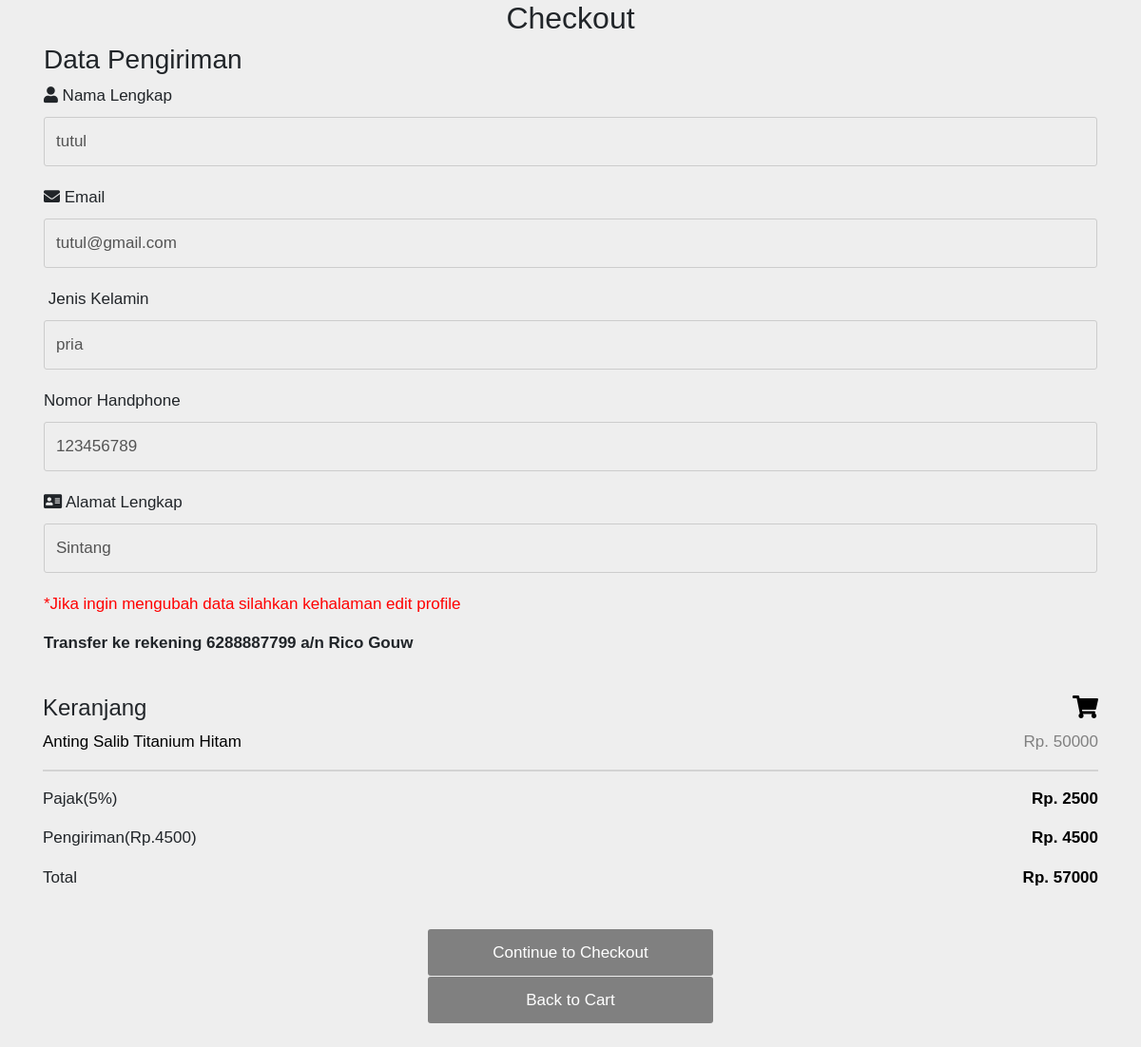
Screenshot of /DashboardUAS/Checkout/checkout.php (signed in) with the database file from the repository.
### tables this page shows
CREATE TABLE `tblpelanggan` (
  `Nama_Plngn` varchar(250) NOT NULL,
  `Email_Plngn` varchar(250) NOT NULL,
  `Password_Plngn` varchar(200) NOT NULL,
  `JK_Plngn` varchar(100) NOT NULL,
  `TL_Plngn` date NOT NULL,
  `NoTlpn_Plngn` int(100) NOT NULL,
  `Alamat_Plngn` varchar(1000) NOT NULL
);

CREATE TABLE `tblcart` (
  `Email_Plngn` varchar(255) NOT NULL,
  `Id_Brng` int(8) NOT NULL,
  `Pajak` int(4) NOT NULL,
  `Quantity` int(4) NOT NULL,
  `Subtotal` int(100) NOT NULL
);

CREATE TABLE `tblbarang` (
  `Id_Brng` int(8) NOT NULL,
  `Nama_Brng` varchar(250) NOT NULL,
  `Stock_Brng` int(255) NOT NULL,
  `Harga_Brng` int(100) NOT NULL,
  `Foto_Brng` varchar(50) NOT NULL,
  `Deskripsi_Brng` varchar(1000) NOT NULL
);

### DashboardUAS/db_connect.php (called while the page is built, shortened)
<?php
class database
{
	var $host = "localhost: 3307";
	var $username = "root";
	var $password = "";
	var $database = "uas";
	var $koneksi;
	function __construct()
	{
		$this->koneksi = mysqli_connect($this->host, $this->username, $this->password, $this->database);
	}
	function tampilcart($Email_Plngn)
	{
		$tampilcart = mysqli_query($this->koneksi, "select tblcart.Pajak,tblcart.Id_Brng, tblcart.Quantity, tblcart.Subtotal, tblbarang.Nama_Brng, tblbarang.Harga_Brng, tblbarang.Foto_Brng, tblbarang.Deskripsi_Brng from tblcart INNER JOIN tblbarang on tblcart.Id_Brng = tblbarang.Id_Brng WHERE Email_Plngn='$Email_Plngn'");
		return $tampilcart;
	}
	function cekuser($Email)
	{
		$cek = mysqli_query($this->koneksi, "select * from tblpelanggan WHERE Email_Plngn='$Email'");
		return $cek;
	}
}
?>

### DashboardUAS/Checkout/checkout.php (the view, shortened to what this page needs)
<?php
include_once('../db_connect.php');
if(isset($_SESSION['Email_Plngn'])){
  $database = new database();
  $database->__construct();
  $Email  = $_SESSION['Email_Plngn'];
  $select = $database->cekuser($Email);
  if(mysqli_num_rows($select) == 0){
    echo '<div class="alert alert-warning">Email tidak ada dalam database.</div>';
    exit();
  }else{
    $data = mysqli_fetch_assoc($select);
  }
}
?>
<!DOCTYPE html>
<html>
<head>
    <link rel="stylesheet" href="https://maxcdn.bootstrapcdn.com/bootstrap/4.0.0/css/bootstrap.min.css">
    <link rel="stylesheet" type="text/css" href="https://cdnjs.cloudflare.com/ajax/libs/font-awesome/5.15.2/css/all.min.css">
	<link rel="stylesheet" href="setting1.css">
</head>
<body>
<h2 style="text-align: center;">Checkout</h2>
<form method="post" action="">
<div class="row">
  <div class="col-75">
    <div class="container">
        <div class="row">
          <div class="col-50">
            <h3>Data Pengiriman</h3>
            <label for="fname"><i class="fa fa-user"></i> Nama Lengkap</label>
            <input type = "text" class = "input_box" disabled="" id = "Nama_Pengguna" name = "Nama_Plngn" value="<?php echo "$data[Nama_Plngn]"; ?>">
            <label for="email"><i class="fa fa-envelope"></i> Email</label>
            <input type = "text" class = "input_box" disabled id = "Email_Pengguna" name = "Email_Plngn" value="<?php echo "$data[Email_Plngn]"; ?>" >
            <label for="city"><i class="fa fa-institution"></i> Jenis Kelamin</label>
            <input type = "text" class = "input_box" disabled="" id = "Jenis_Kelamin" name = "JK_Plngn" value="<?php echo "$data[JK_Plngn]"; ?>">
            <label for="state">Nomor Handphone</label>
            <input type = "text" class = "input_box" disabled="" id = "Nomor_Telepon" name = "NoTlpn_Plngn" value="<?php echo "$data[NoTlpn_Plngn]"; ?>">
            <label for="adr"><i class="fa fa-address-card"></i> Alamat Lengkap</label>
            <input type = "text" class = "input_box" disabled="" id = "Alamat" name = "Alamat_Plngn" value="<?php echo "$data[Alamat_Plngn]"; ?>">
            <p><span style="color: red;">*Jika ingin mengubah data silahkan kehalaman edit profile</span></p>  <p><b>Transfer ke rekening 6288887799 a/n Rico Gouw</b></p><br>
          </div>
		    </div>
    </div>
  </div>
  <div class="col-12">
    <div class="container">
      <h4>Keranjang <span class="price" style="color:black"><i class="fa fa-shopping-cart"></i></span></h4>
      <?php
        include_once('../db_connect.php');
        $database = new database();
        $database->__construct();
        $Email_Plngn = $_SESSION['Email_Plngn'];
        $sql = $database->tampilcart($Email_Plngn);
        while($data = mysqli_fetch_array($sql)){
      ?>
      <p><a href="../Cart/cart1.php"><?php echo $data["Nama_Brng"]; ?></a> <span class="price text-black">Rp. <?php echo $data["Subtotal"]; ?></span></p>
      <?php
        $a = $a + $data["Subtotal"];
          }
          ?>
      <hr>
      <p>Pajak(5%) <span class="price" style="color:black"><b>Rp. <?php echo 0.05 * $a; ?></b></span>
      <p>Pengiriman(Rp.4500) <span class="price" style="color:black"><b>Rp. <?php echo '4500'; ?></b></span>
      <p>Total <span class="price" style="color:black"><b>Rp. <?php echo $a + (0.05 * $a) + 4500; ?></b></span></p>
    </div>
  </div>
</div>
<div class="center"><input type="submit" name="submitorder" onclick="myFunction()" class="btn" value="Continue to Checkout" ></div>
<div class="center" style="margin-top:-50px;"><a href="../Cart/cart1.php" class="btn btn-danger">Back to Cart</a></div>
</form>
</body>
</html>

### DashboardUAS/Checkout/setting1.css (style rules this page uses)
body { font-family: Arial; font-size: 17px; padding: 8px; }
* { box-sizing: border-box; }
.col-50 { -ms-flex: 50%; flex: 50%; }
.col-75 { -ms-flex: 75%; flex: 75%; }
.col-25, .col-50, .col-75 { padding: 0 16px; }
.btn { background-color: grey; color: white; padding: 12px; margin: 10px 0; border: none; width: 25%; border-radius: 3px; cursor: pointer; font-size: 17px; }
input[type=text] { width: 100%; margin-bottom: 20px; padding: 12px; border: 1px solid #ccc; border-radius: 3px; }
label { margin-bottom: 10px; display: block; }
a { color: #2196F3; }
hr { border: 1px solid lightgrey; }
span.price { float: right; color: grey; }
body { font-family: Arial, Helvetica, sans-serif; }
.center { display: flex; justify-content: center; align-items: center; height: 100px; }
body { background: #eee; margin: 0; padding: 0; overflow-x: hidden; }
a { color: #000; text-decoration: none; -webkit-transition: color .2s linear; -moz-transition: color .2s linear; -ms-transition: color .2s linear; -o-transition: color .2s linear; transition: color .2s linear; }

### rows the page displays
tblpelanggan: Nama_Plngn "tutul", Email_Plngn "tutul@gmail.com", JK_Plngn "pria", NoTlpn_Plngn "123456789", Alamat_Plngn "Sintang"
tblcart: Id_Brng.Nama_Brng "Anting Salib Titanium Hitam", Subtotal "50000"

### other values shown
0.05 * $a "2500"
$a + (0.05 * $a) + 4500 "57000"
